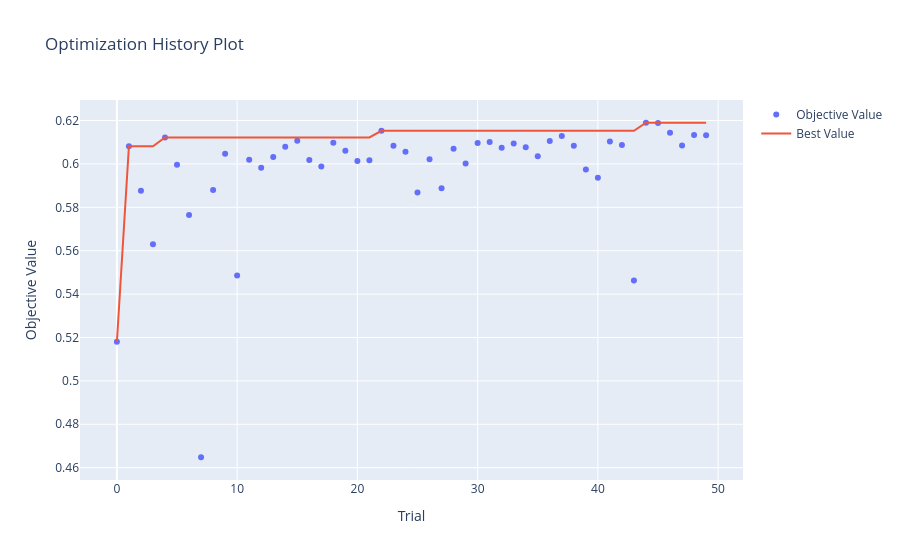
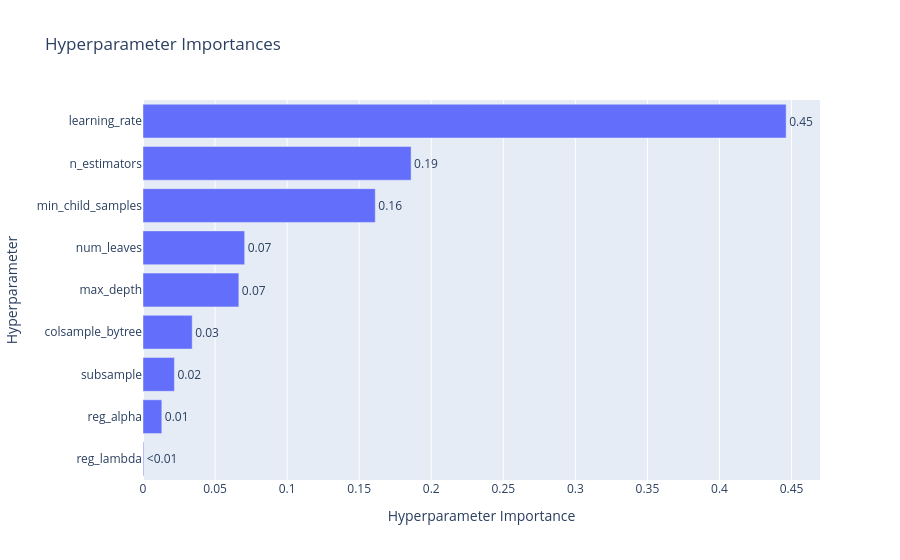
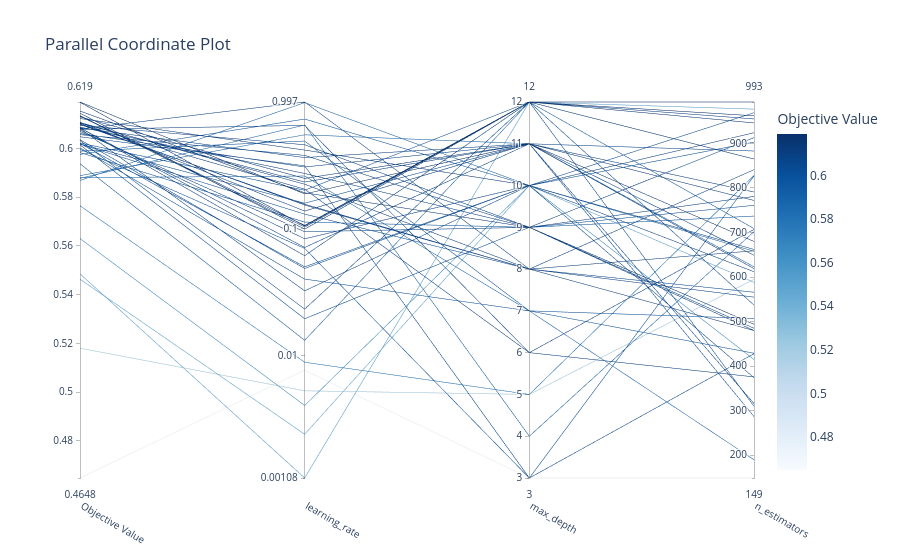
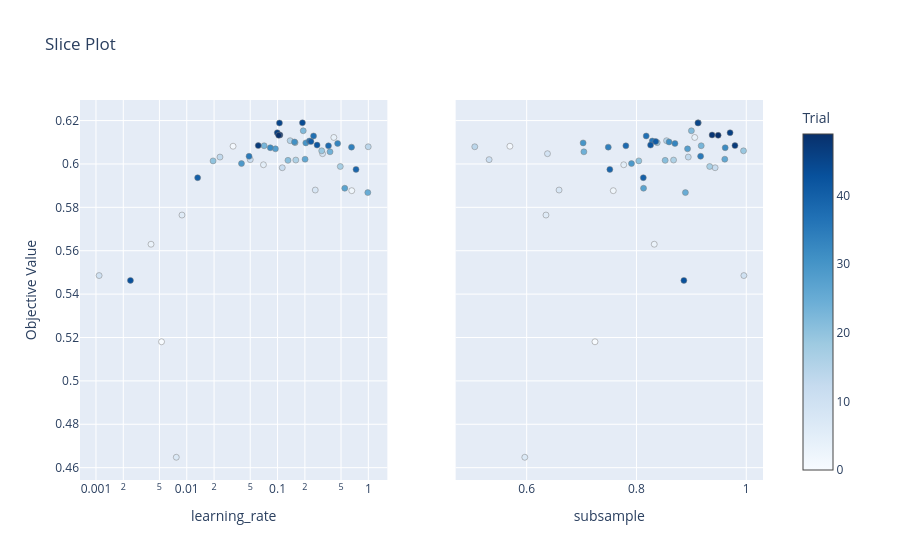

These figures' notebook cell, in order:
### Code cell
# 1) Trial별 F1-score 추이
fig1 = plot_optimization_history(study)
fig1.show()

# 2) Hyperparameter 중요도 분석
fig2 = plot_param_importances(study)
fig2.show()

# 3) 두 파라미터 조합별 성능 분포 (parallel coordinate)
fig3 = plot_parallel_coordinate(study, params=['learning_rate','n_estimators','max_depth'])
fig3.show()

# 4) 특정 파라미터 주위 성능 (slice plot)
fig4 = plot_slice(study, params=['learning_rate','subsample'])
fig4.show()

# 5) 2차원 성능 등고선 (contour plot)
fig5 = plot_contour(study, params=['learning_rate','num_leaves'])
fig5.show()

### Figure 1 — Plotly figure (JSON) as saved in the notebook; plotly's stock layout.template omitted (floating-point values rounded to 4 significant figures)
{"data": [{"mode": "markers", "name": "Objective Value", "type": "scatter", "x": [0, 1, 2, 3, 4, 5, 6, 7, 8, 9, 10, 11, 12, 13, 14, 15, 16, 17, 18, 19, 20, 21, 22, 23, 24, 25, 26, 27, 28, 29, 30, 31, 32, 33, 34, 35, 36, 37, 38, 39, 40, 41, 42, 43, 44, 45, 46, 47, 48, 49], "y": [0.518, 0.6082, 0.5877, 0.563, 0.6122, 0.5996, 0.5764, 0.4648, 0.588, 0.6047, 0.5486, 0.602, 0.5983, 0.6032, 0.6079, 0.6107, 0.6018, 0.5988, 0.6098, 0.6061, 0.6014, 0.6017, 0.6153, 0.6084, 0.6056, 0.5868, 0.6022, 0.5888, 0.607, 0.6002, 0.6097, 0.6101, 0.6075, 0.6094, 0.6078, 0.6035, 0.6106, 0.6129, 0.6084, 0.5975, 0.5937, 0.6103, 0.6087, 0.5463, 0.619, 0.6189, 0.6144, 0.6085, 0.6134, 0.6132]}, {"mode": "lines", "name": "Best Value", "type": "scatter", "x": [0, 1, 2, 3, 4, 5, 6, 7, 8, 9, 10, 11, 12, 13, 14, 15, 16, 17, 18, 19, 20, 21, 22, 23, 24, 25, 26, 27, 28, 29, 30, 31, 32, 33, 34, 35, 36, 37, 38, 39, 40, 41, 42, 43, 44, 45, 46, 47, 48, 49], "y": [0.518, 0.6082, 0.6082, 0.6082, 0.6122, 0.6122, 0.6122, 0.6122, 0.6122, 0.6122, 0.6122, 0.6122, 0.6122, 0.6122, 0.6122, 0.6122, 0.6122, 0.6122, 0.6122, 0.6122, 0.6122, 0.6122, 0.6153, 0.6153, 0.6153, 0.6153, 0.6153, 0.6153, 0.6153, 0.6153, 0.6153, 0.6153, 0.6153, 0.6153, 0.6153, 0.6153, 0.6153, 0.6153, 0.6153, 0.6153, 0.6153, 0.6153, 0.6153, 0.6153, 0.619, 0.619, 0.619, 0.619, 0.619, 0.619]}, {"marker": {"color": "#cccccc"}, "mode": "markers", "name": "Infeasible Trial", "showlegend": false, "type": "scatter", "x": [], "y": []}], "layout": {"title": {"text": "Optimization History Plot"}, "xaxis": {"title": {"text": "Trial"}}, "yaxis": {"title": {"text": "Objective Value"}}}}

### Figure 2 — Plotly figure (JSON) as saved in the notebook; plotly's stock layout.template omitted (floating-point values rounded to 4 significant figures)
{"data": [{"cliponaxis": false, "hovertemplate": ["reg_lambda (FloatDistribution): 0.0005388452144715895<extra></extra>", "reg_alpha (FloatDistribution): 0.013058733427714587<extra></extra>", "subsample (FloatDistribution): 0.02177892519849162<extra></extra>", "colsample_bytree (FloatDistribution): 0.03414070644818329<extra></extra>", "max_depth (IntDistribution): 0.06650032160368916<extra></extra>", "num_leaves (IntDistribution): 0.07054237562989654<extra></extra>", "min_child_samples (IntDistribution): 0.1611611433328442<extra></extra>", "n_estimators (IntDistribution): 0.18602606985748052<extra></extra>", "learning_rate (FloatDistribution): 0.44625287928722845<extra></extra>"], "name": "Objective Value", "orientation": "h", "text": ["<0.01", "0.01", "0.02", "0.03", "0.07", "0.07", "0.16", "0.19", "0.45"], "textposition": "outside", "type": "bar", "x": [0.0005388, 0.01306, 0.02178, 0.03414, 0.0665, 0.07054, 0.1612, 0.186, 0.4463], "y": ["reg_lambda", "reg_alpha", "subsample", "colsample_bytree", "max_depth", "num_leaves", "min_child_samples", "n_estimators", "learning_rate"]}], "layout": {"title": {"text": "Hyperparameter Importances"}, "xaxis": {"title": {"text": "Hyperparameter Importance"}}, "yaxis": {"title": {"text": "Hyperparameter"}}}}

### Figure 3 — Plotly figure (JSON) as saved in the notebook; plotly's stock layout.template omitted (floating-point values rounded to 4 significant figures)
{"data": [{"dimensions": [{"label": "Objective Value", "range": [0.4648, 0.619], "values": [0.518, 0.6082, 0.5877, 0.563, 0.6122, 0.5996, 0.5764, 0.4648, 0.588, 0.6047, 0.5486, 0.602, 0.5983, 0.6032, 0.6079, 0.6107, 0.6018, 0.5988, 0.6098, 0.6061, 0.6014, 0.6017, 0.6153, 0.6084, 0.6056, 0.5868, 0.6022, 0.5888, 0.607, 0.6002, 0.6097, 0.6101, 0.6075, 0.6094, 0.6078, 0.6035, 0.6106, 0.6129, 0.6084, 0.5975, 0.5937, 0.6103, 0.6087, 0.5463, 0.619, 0.6189, 0.6144, 0.6085, 0.6134, 0.6132]}, {"label": "learning_rate", "range": [-2.965, -0.00118], "ticktext": ["0.00108", "0.01", "0.1", "0.997"], "tickvals": [-2.965, -2, -1, -0.00118], "values": [-2.278, -1.49, -0.1827, -2.393, -0.3801, -1.155, -2.053, -2.115, -0.5847, -0.5041, -2.965, -1.3, -0.9479, -1.634, -0.00118, -0.8609, -0.7989, -0.3089, -0.8069, -0.5137, -1.71, -0.8851, -0.7169, -1.148, -0.4219, -0.005981, -0.6969, -0.2597, -1.024, -1.397, -0.6887, -0.8131, -1.08, -0.3383, -0.1854, -1.314, -0.6492, -0.6035, -0.4392, -0.1356, -1.88, -0.6323, -0.5646, -2.62, -0.7258, -0.979, -1.003, -1.213, -0.9739, -0.9873]}, {"label": "max_depth", "range": [3, 12], "values": [5, 10, 4, 10, 10, 3, 5, 3, 7, 3, 12, 10, 9, 12, 8, 11, 11, 7, 8, 11, 9, 8, 9, 11, 9, 10, 12, 11, 9, 7, 6, 8, 10, 9, 6, 10, 8, 11, 11, 10, 12, 11, 9, 10, 11, 12, 12, 12, 12, 12]}, {"label": "n_estimators", "range": [149, 993], "values": [595, 662, 702, 415, 924, 827, 828, 149, 190, 428, 977, 969, 737, 537, 841, 619, 287, 429, 555, 883, 761, 566, 494, 316, 485, 658, 310, 623, 913, 507, 376, 480, 612, 480, 707, 374, 659, 772, 791, 903, 709, 649, 781, 588, 680, 962, 946, 955, 865, 993]}], "labelangle": 30, "labelside": "bottom", "line": {"color": [0.518, 0.6082, 0.5877, 0.563, 0.6122, 0.5996, 0.5764, 0.4648, 0.588, 0.6047, 0.5486, 0.602, 0.5983, 0.6032, 0.6079, 0.6107, 0.6018, 0.5988, 0.6098, 0.6061, 0.6014, 0.6017, 0.6153, 0.6084, 0.6056, 0.5868, 0.6022, 0.5888, 0.607, 0.6002, 0.6097, 0.6101, 0.6075, 0.6094, 0.6078, 0.6035, 0.6106, 0.6129, 0.6084, 0.5975, 0.5937, 0.6103, 0.6087, 0.5463, 0.619, 0.6189, 0.6144, 0.6085, 0.6134, 0.6132], "colorbar": {"title": {"text": "Objective Value"}}, "colorscale": [[0, "rgb(247,251,255)"], [0.125, "rgb(222,235,247)"], [0.25, "rgb(198,219,239)"], [0.375, "rgb(158,202,225)"], [0.5, "rgb(107,174,214)"], [0.625, "rgb(66,146,198)"], [0.75, "rgb(33,113,181)"], [0.875, "rgb(8,81,156)"], [1, "rgb(8,48,107)"]], "reversescale": false, "showscale": true}, "type": "parcoords"}], "layout": {"title": {"text": "Parallel Coordinate Plot"}}}

### Figure 4 — Plotly figure (JSON) as saved in the notebook; plotly's stock layout.template omitted (floating-point values rounded to 4 significant figures)
{"data": [{"marker": {"color": [0, 1, 2, 3, 4, 5, 6, 7, 8, 9, 10, 11, 12, 13, 14, 15, 16, 17, 18, 19, 20, 21, 22, 23, 24, 25, 26, 27, 28, 29, 30, 31, 32, 33, 34, 35, 36, 37, 38, 39, 40, 41, 42, 43, 44, 45, 46, 47, 48, 49], "colorbar": {"title": {"text": "Trial"}, "x": 1, "xpad": 40}, "colorscale": [[0, "rgb(247,251,255)"], [0.125, "rgb(222,235,247)"], [0.25, "rgb(198,219,239)"], [0.375, "rgb(158,202,225)"], [0.5, "rgb(107,174,214)"], [0.625, "rgb(66,146,198)"], [0.75, "rgb(33,113,181)"], [0.875, "rgb(8,81,156)"], [1, "rgb(8,48,107)"]], "line": {"color": "Grey", "width": 0.5}, "showscale": true}, "mode": "markers", "name": "Feasible Trial", "showlegend": false, "type": "scatter", "x": [0.005274, 0.03237, 0.6567, 0.004041, 0.4167, 0.06993, 0.008859, 0.007669, 0.2602, 0.3133, 0.001083, 0.05006, 0.1127, 0.02323, 0.9973, 0.1377, 0.1589, 0.491, 0.156, 0.3064, 0.0195, 0.1303, 0.1919, 0.07112, 0.3785, 0.9863, 0.201, 0.5499, 0.09473, 0.04007, 0.2048, 0.1538, 0.08323, 0.4589, 0.6526, 0.04856, 0.2243, 0.2492, 0.3637, 0.7318, 0.01318, 0.2332, 0.2725, 0.002398, 0.188, 0.105, 0.09925, 0.06129, 0.1062, 0.103], "xaxis": "x", "y": [0.518, 0.6082, 0.5877, 0.563, 0.6122, 0.5996, 0.5764, 0.4648, 0.588, 0.6047, 0.5486, 0.602, 0.5983, 0.6032, 0.6079, 0.6107, 0.6018, 0.5988, 0.6098, 0.6061, 0.6014, 0.6017, 0.6153, 0.6084, 0.6056, 0.5868, 0.6022, 0.5888, 0.607, 0.6002, 0.6097, 0.6101, 0.6075, 0.6094, 0.6078, 0.6035, 0.6106, 0.6129, 0.6084, 0.5975, 0.5937, 0.6103, 0.6087, 0.5463, 0.619, 0.6189, 0.6144, 0.6085, 0.6134, 0.6132], "yaxis": "y"}, {"marker": {"color": [0, 1, 2, 3, 4, 5, 6, 7, 8, 9, 10, 11, 12, 13, 14, 15, 16, 17, 18, 19, 20, 21, 22, 23, 24, 25, 26, 27, 28, 29, 30, 31, 32, 33, 34, 35, 36, 37, 38, 39, 40, 41, 42, 43, 44, 45, 46, 47, 48, 49], "colorbar": {"title": {"text": "Trial"}, "x": 1, "xpad": 40}, "colorscale": [[0, "rgb(247,251,255)"], [0.125, "rgb(222,235,247)"], [0.25, "rgb(198,219,239)"], [0.375, "rgb(158,202,225)"], [0.5, "rgb(107,174,214)"], [0.625, "rgb(66,146,198)"], [0.75, "rgb(33,113,181)"], [0.875, "rgb(8,81,156)"], [1, "rgb(8,48,107)"]], "line": {"color": "Grey", "width": 0.5}, "showscale": false}, "mode": "markers", "name": "Feasible Trial", "showlegend": false, "type": "scatter", "x": [0.7244, 0.5695, 0.7578, 0.8324, 0.9061, 0.7768, 0.6352, 0.5966, 0.659, 0.6379, 0.9957, 0.5316, 0.9433, 0.8944, 0.5055, 0.8548, 0.8676, 0.9334, 0.8378, 0.995, 0.8043, 0.8523, 0.9001, 0.9179, 0.7042, 0.8891, 0.9609, 0.8129, 0.893, 0.7909, 0.7028, 0.8594, 0.9616, 0.8701, 0.7487, 0.9168, 0.8288, 0.8177, 0.7807, 0.7515, 0.8125, 0.8351, 0.8257, 0.8864, 0.9125, 0.912, 0.9705, 0.9794, 0.9377, 0.9488], "xaxis": "x2", "y": [0.518, 0.6082, 0.5877, 0.563, 0.6122, 0.5996, 0.5764, 0.4648, 0.588, 0.6047, 0.5486, 0.602, 0.5983, 0.6032, 0.6079, 0.6107, 0.6018, 0.5988, 0.6098, 0.6061, 0.6014, 0.6017, 0.6153, 0.6084, 0.6056, 0.5868, 0.6022, 0.5888, 0.607, 0.6002, 0.6097, 0.6101, 0.6075, 0.6094, 0.6078, 0.6035, 0.6106, 0.6129, 0.6084, 0.5975, 0.5937, 0.6103, 0.6087, 0.5463, 0.619, 0.6189, 0.6144, 0.6085, 0.6134, 0.6132], "yaxis": "y2"}], "layout": {"title": {"text": "Slice Plot"}, "xaxis": {"anchor": "y", "domain": [0, 0.45], "title": {"text": "learning_rate"}, "type": "log"}, "xaxis2": {"anchor": "y2", "domain": [0.55, 1], "title": {"text": "subsample"}}, "yaxis": {"anchor": "x", "domain": [0, 1], "title": {"text": "Objective Value"}}, "yaxis2": {"anchor": "x2", "domain": [0, 1], "matches": "y", "showticklabels": false}}}
